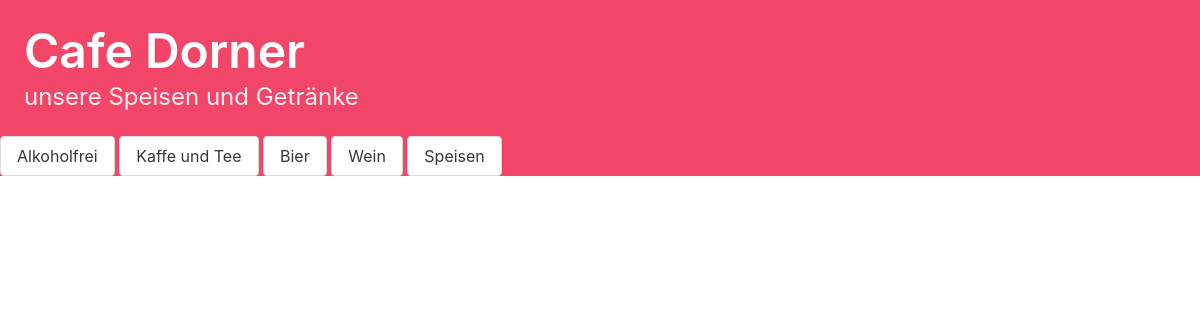
Before: /kaffee with the older database file.
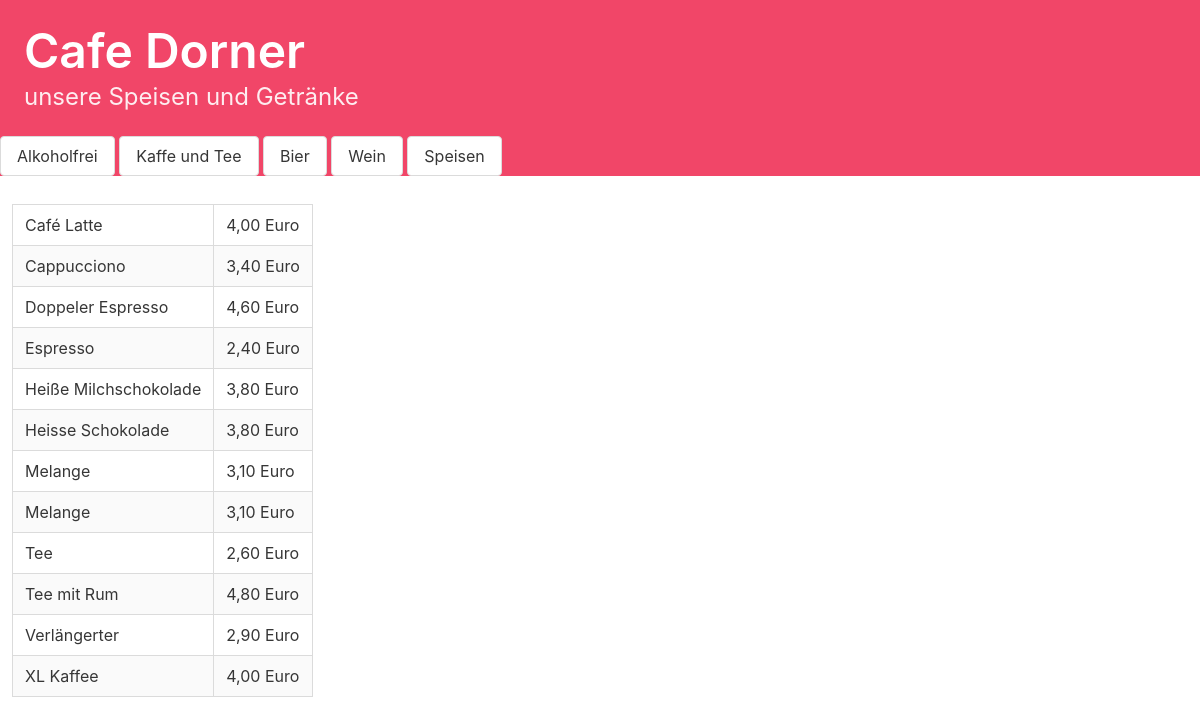
After: the same page with the newer database file.
### menue/models.py (models this page shows, shortened)
class Book(models.Model):
    Name = models.CharField(max_length=100)
    Kategorie = models.CharField(max_length=100)
    Verkaufspreis = models.CharField(max_length=100)

### menue/views.py (the view)
# urls.py: path("kaffee", views.menue_kaffee.as_view(), name="kaffee"),
class menue_kaffee(ListView):
    model = Book
    template_name = "kaffee.html"
    def get_queryset(self):
        return Book.objects.filter(Kategorie="Kaffee und Tee")

### templates/kaffee.html
{% extends "base.html" %}
{% block content %}
        <table class="table is-bordered is-striped">
            {% for item in object_list %}
            <tr>
                <td>{{ item.Name }} </td>
                <td>{{ item.Verkaufspreis |slice:"-1" }} Euro</td>
            </tr>
            {% endfor %}
        </table>
{% endblock %}

Changed rows visible on the page:
added Book: Name "Café Latte", Verkaufspreis "4,00"
added Book: Name "Cappucciono", Verkaufspreis "3,40"
added Book: Name "Doppeler Espresso", Verkaufspreis "4,60"
added Book: Name "Espresso", Verkaufspreis "2,40"
added Book: Name "Heiße Milchschokolade", Verkaufspreis "3,80"
added Book: Name "Heisse Schokolade", Verkaufspreis "3,80"
added Book: Name "Melange", Verkaufspreis "3,10"
added Book: Name "Melange", Verkaufspreis "3,10"
added Book: Name "Tee", Verkaufspreis "2,60"
added Book: Name "Tee mit Rum", Verkaufspreis "4,80"
added Book: Name "Verlängerter", Verkaufspreis "2,90"
added Book: Name "XL Kaffee", Verkaufspreis "4,00"
